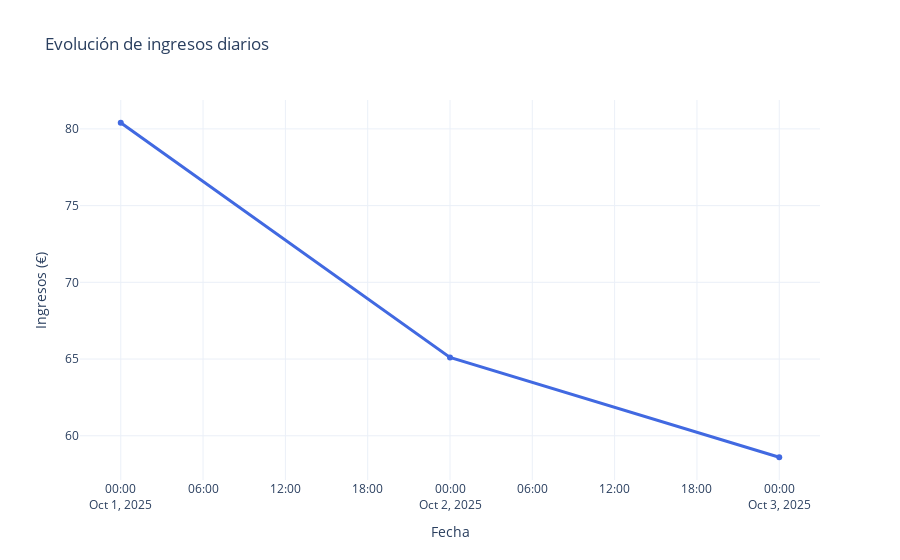

Notebook code cell kept with this figure:
### Markdown cell above
### ✅ Solución propuesta

### Code cell
ingresos_dia = df.groupby('fecha', as_index=False)['ingresos'].sum()

fig = px.line(
    ingresos_dia, x='fecha', y='ingresos', markers=True,
    title='Evolución de ingresos diarios',
    labels={'fecha': 'Fecha', 'ingresos': 'Ingresos (€)'},
    color_discrete_sequence=['royalblue']
)
fig.update_traces(line=dict(width=3))
fig.update_layout(template='plotly_white')
fig.show()

### Figure 1 — Plotly figure (JSON) as saved in the notebook; plotly's stock layout.template omitted (floating-point values rounded to 4 significant figures)
{"data": [{"hovertemplate": "Fecha=%{x}<br>Ingresos (€)=%{y}<extra></extra>", "legendgroup": "", "line": {"color": "royalblue", "dash": "solid", "width": 3}, "marker": {"symbol": "circle"}, "mode": "lines+markers", "name": "", "orientation": "v", "showlegend": false, "type": "scatter", "x": ["2025-10-01T00:00:00.000000000", "2025-10-02T00:00:00.000000000", "2025-10-03T00:00:00.000000000"], "xaxis": "x", "y": [80.4, 65.1, 58.6], "yaxis": "y"}], "layout": {"legend": {"tracegroupgap": 0}, "title": {"text": "Evolución de ingresos diarios"}, "xaxis": {"anchor": "y", "domain": [0, 1], "title": {"text": "Fecha"}}, "yaxis": {"anchor": "x", "domain": [0, 1], "title": {"text": "Ingresos (€)"}}}}
